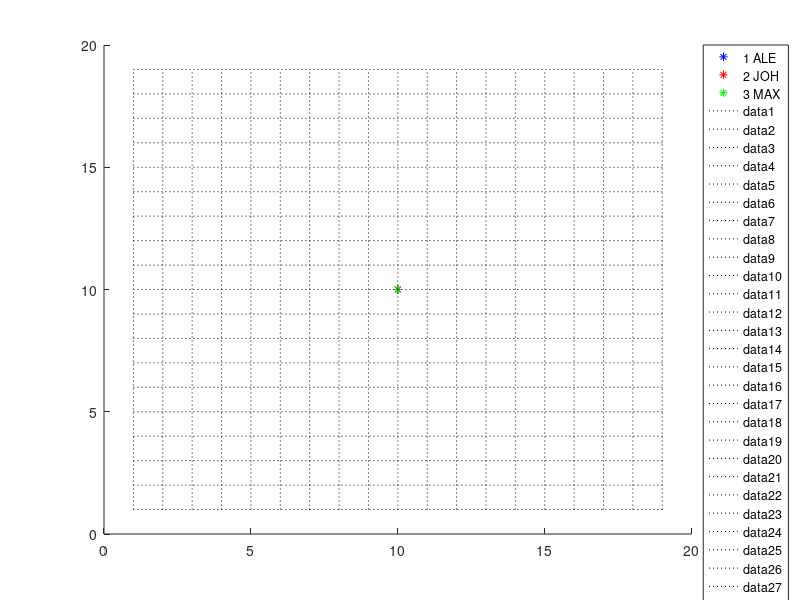

The MATLAB source for this figure: (Note: this script raises an error after producing the figure.)
%clear board, cols, doDisplay, gameOver, j, k1, k2, moveFun, n, p, p2players, playerFun, players
clear all
close all
clc

doDisplay = 1;

players   = {'ALE','MAX','JOH'};
% playerFun = {@aleFun,@maxFun,@johFun}; % when we have all functions
playerFun = {@maxFun,@maxFun2,@maxFun}; % for now all players use johFun

% randomize playing order
p2players = randperm(3);
% e.g., if p2players = [3 1 2], then 1=joh, 2=ale, 3=max in the loop below.

if doDisplay
    cols = {'b','r','g'};
    figure, hold on
    for j = 1:3, plot(10,10,['*' cols{j}]); end
    legend(strcat({'1 ','2 ','3 '},players(p2players)),'location','bestoutside');
    for j = 1:19, plot([1,19],[j,j],'k:'); end
    for j = 1:19, plot([j,j],[1,19],'k:'); end
end

board = zeros(19,19);
n = 0;
gameOver = false;
while ~gameOver && n < numel(board)
    for p = 1:3
        % new turn
        n = n + 1;
        
        % choose the right move function
        moveFun = playerFun{p2players(p)};
        
        % get the move (note that the output is linear index in 
        [k1 k2] = moveFun(board,p);
        
        % check that the move was legal
        assert(board(k1,k2) == 0);
        
        % update the board state
        board(k1,k2) = p;       
        
        % check to see if game over
        gameOver = isGameOver(board);
        
        % plot the board state
        if doDisplay
            plot(k1,k2,['o' cols{p}],'LineWidth',3)
            plot(k1,k2,['*' cols{p}],'LineWidth',3)
            if gameOver, title(sprintf('Player %d (%s) won!\n',p,players{p2players(p)})); end
            pause(0.5);
        end
    
        if gameOver, fprintf('Player %d won!\n',p); break; end
    end
end
